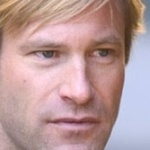
#> input picture traindata/s1/02454bf4214b50ea5df5bc01498f474471356363.jpg, 150 x 150 px; its folder holds only this picture in this run
$ python update_rostros.py
#> lines starting #> are read from the running program, lines starting #| are printed output that depends on the picture
import cv2
import os
import numpy as np
from matplotlib import pyplot as plt
from sklearn.metrics import precision_score, recall_score, f1_score, confusion_matrix
import seaborn as sns

# Lista de sujet
subjects = ["", "Aaron", "Christopher", "Heath", "Gary"]


def prepare_training_data(data_folder_path):
#> called with data_folder_path = './traindata'
    dirs = os.listdir(data_folder_path)
    faces = []
    labels = []

    for dir_name in dirs:
        if not dir_name.startswith("s"):
            continue

        label = int(dir_name.replace("s", ""))
        subject_dir_path = os.path.join(data_folder_path, dir_name)
        subject_images_names = os.listdir(subject_dir_path)

        for image_name in subject_images_names:
            if image_name.startswith("."):
                continue

            image_path = os.path.join(subject_dir_path, image_name)
            image = cv2.imread(image_path)
#> image is the input picture: shape (150, 150, 3); mean B, G, R 153.9, 153.7, 185.5

            face, rect = detect_face(image)
#> in detect_face, `gray = cv2.cvtColor(img, cv2.COLOR_BGR2GRAY)`:
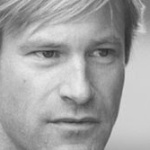
#> gray: shape (150, 150); min 44, max 235, mean 163.2
#> in detect_face, `faces = face_cascade.detectMultiScale(gray, scaleFactor=1.2, minNeighb..`: faces = [[15, 6, 124, 124]]
#> in detect_face, `(x, y, w, h) = faces[0]`: x = 15; y = 6; w = 124
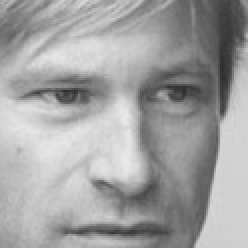
#> face: shape (124, 124) (shown 2 times larger); min 44, max 235, mean 161.8
#> rect = [15, 6, 124, 124]
            if face is not None:
                faces.append(face)
                labels.append(label)
#> pass 2 of the loop in prepare_training_data, `for dir_name in dirs:`:
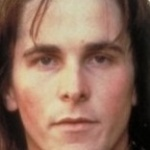
#> input picture traindata/s2/203843ba2a24d0c2da8f2f5bbdff7c99d4bc3628.jpg, 150 x 150 px
#> in prepare_training_data, image is the input picture: shape (150, 150, 3); mean B, G, R 92.1, 109, 142.4
#> in detect_face (call 2), `gray = cv2.cvtColor(img, cv2.COLOR_BGR2GRAY)`:
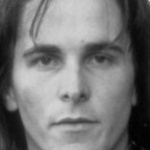
#> gray: shape (150, 150); min 1, max 212, mean 117.1
#> in detect_face (call 2), `faces = face_cascade.detectMultiScale(gray, scaleFactor=1.2, minNeighb..`: faces = [[14, 13, 118, 118]]
#> x = 14; y = 13; w = 118
#> in prepare_training_data, `face, rect = detect_face(image)`:
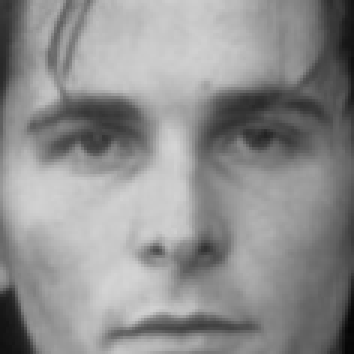
#> face: shape (118, 118) (shown 3 times larger); min 5, max 212, mean 142.6
#> rect = [14, 13, 118, 118]

    return faces, labels

# Función para detectar rostros
def detect_face(img):
    gray = cv2.cvtColor(img, cv2.COLOR_BGR2GRAY)
    face_cascade = cv2.CascadeClassifier(cv2.data.haarcascades + 'haarcascade_frontalface_default.xml')
    faces = face_cascade.detectMultiScale(gray, scaleFactor=1.2, minNeighbors=5)
    if len(faces) == 0:
        return None, None
    (x, y, w, h) = faces[0]
    return gray[y:y+w, x:x+h], faces[0]

# Función para dibujar rectángulo y texto
def draw_rectangle(img, rect):
    (x, y, w, h) = rect
    cv2.rectangle(img, (x, y), (x+w, y+h), (0, 255, 0), 2)

def draw_text(img, text, x, y):
    cv2.putText(img, text, (x, y), cv2.FONT_HERSHEY_PLAIN, 1.5, (0, 255, 0), 2)

# Función para predecir y evaluar
# Función para predecir y evaluar (versión modificada)
def predict_and_evaluate(test_data_path):
    IMAGENES_POR_SUJETO = 3
    true_labels = []
    predicted_labels = []
    test_images = []
    subjects_displayed = {}

    # Inicializar contadores
    for i in range(1, len(subjects)):
        subjects_displayed[i] = 0

    for dir_name in os.listdir(test_data_path):
        if not dir_name.startswith("s"):
            continue

        true_label = int(dir_name.replace("s", ""))
        if subjects_displayed.get(true_label, 0) >= IMAGENES_POR_SUJETO:  # Límite ajustable
            continue

        subject_dir_path = os.path.join(test_data_path, dir_name)

        for image_name in os.listdir(subject_dir_path):
            if subjects_displayed.get(true_label, 0) >= IMAGENES_POR_SUJETO:  # Límite aquí
                break

            if image_name.startswith("."):
                continue

            image_path = os.path.join(subject_dir_path, image_name)
            test_img = cv2.imread(image_path)
            if test_img is None:
                continue

            face, rect = detect_face(test_img)
            if face is not None:
                predicted_label, confidence = face_recognizer.predict(face)
                img_with_prediction = test_img.copy()
                draw_rectangle(img_with_prediction, rect)
                draw_text(img_with_prediction, subjects[predicted_label], rect[0], rect[1]-5)
                test_images.append(img_with_prediction)
                true_labels.append(true_label)
                predicted_labels.append(predicted_label)
                subjects_displayed[true_label] = subjects_displayed.get(true_label, 0) + 1

    # Ajustar diseño de la visualización
    plt.figure(figsize=(15, 5 * len(subjects[1:])))
    for i, subject_id in enumerate(sorted(subjects_displayed.keys())):
        subject_images = [img for idx, img in enumerate(test_images) if true_labels[idx] == subject_id]

        for j in range(min(IMAGENES_POR_SUJETO, len(subject_images))):  # Usar la variable aquí
            img_rgb = cv2.cvtColor(subject_images[j], cv2.COLOR_BGR2RGB)
            plt.subplot(len(subjects[1:]), IMAGENES_POR_SUJETO, i*IMAGENES_POR_SUJETO + j + 1)  # Ajuste en la cuadrícula
            plt.imshow(img_rgb)
            plt.axis('off')
            plt.title(f"{subjects[subject_id]}: Pred {subjects[predicted_labels[i*IMAGENES_POR_SUJETO + j]]}")

    plt.tight_layout()
    plt.show()

    # Resto del código (métricas) permanece igual...

    # Resto del código de métricas (sin cambios)
    if len(true_labels) > 0:
        precision = precision_score(true_labels, predicted_labels, average='weighted')
        recall = recall_score(true_labels, predicted_labels, average='weighted')
        f_score = f1_score(true_labels, predicted_labels, average='weighted')
        accuracy = np.mean(np.array(true_labels) == np.array(predicted_labels))

        cm = confusion_matrix(true_labels, predicted_labels, labels=range(1, len(subjects)))
        plt.figure(figsize=(8, 6))
        sns.heatmap(cm, annot=True, fmt='d', cmap='Blues',
                    xticklabels=subjects[1:], yticklabels=subjects[1:])
        plt.xlabel('Predicho')
        plt.ylabel('Verdadero')
        plt.title('Matriz de Confusión')
        plt.show()

        print("\n--- Métricas de Evaluación ---")
        print(f"Exactitud (accuracy): {accuracy * 100:.2f}%")
        print(f"Precisión (precision): {precision:.2f}")
        print(f"Exhaustividad (recall): {recall:.2f}")
        print(f"F-score: {f_score:.2f}")
    else:
        print("No se detectaron rostros en las imágenes de prueba.")
# --- Entrenamiento del modelo ---
print("Preparando datos de entrenamiento...")
faces, labels = prepare_training_data("./traindata")
#> faces = 2 items; labels = [1, 2]
print(f"Datos preparados: {len(faces)} rostros, {len(labels)} etiquetas")
#| Datos preparados: 2 rostros, 2 etiquetas

face_recognizer = cv2.face.LBPHFaceRecognizer_create()
face_recognizer.train(faces, np.array(labels))

# --- Evaluar y mostrar resultados ---
print("\nEvaluando modelo y mostrando predicciones...")
predict_and_evaluate("./testdata")
#> (the run stopped early here; a loop or call above may not have finished)
